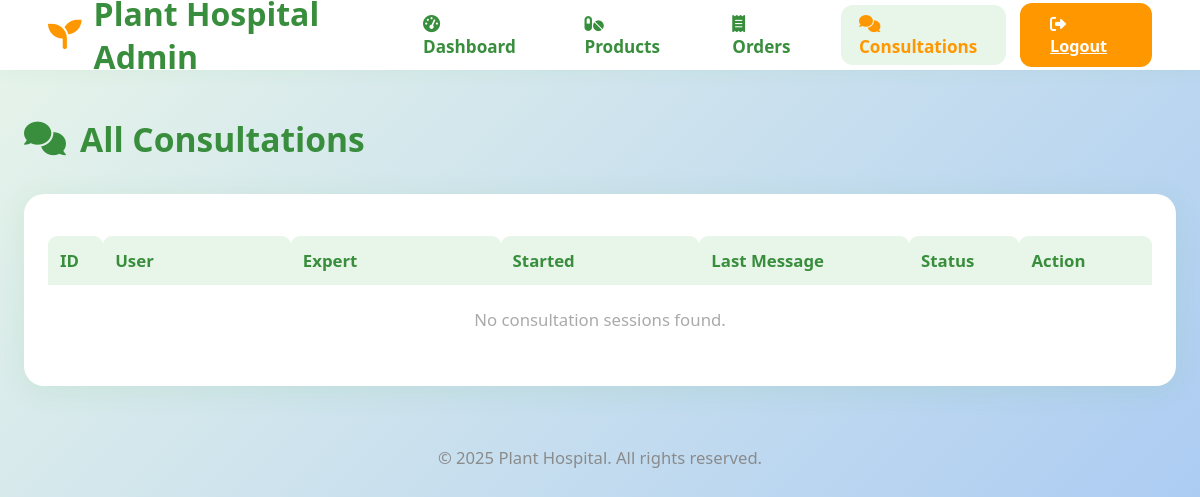
Page /admin/consultations (signed in) on the earlier database version.
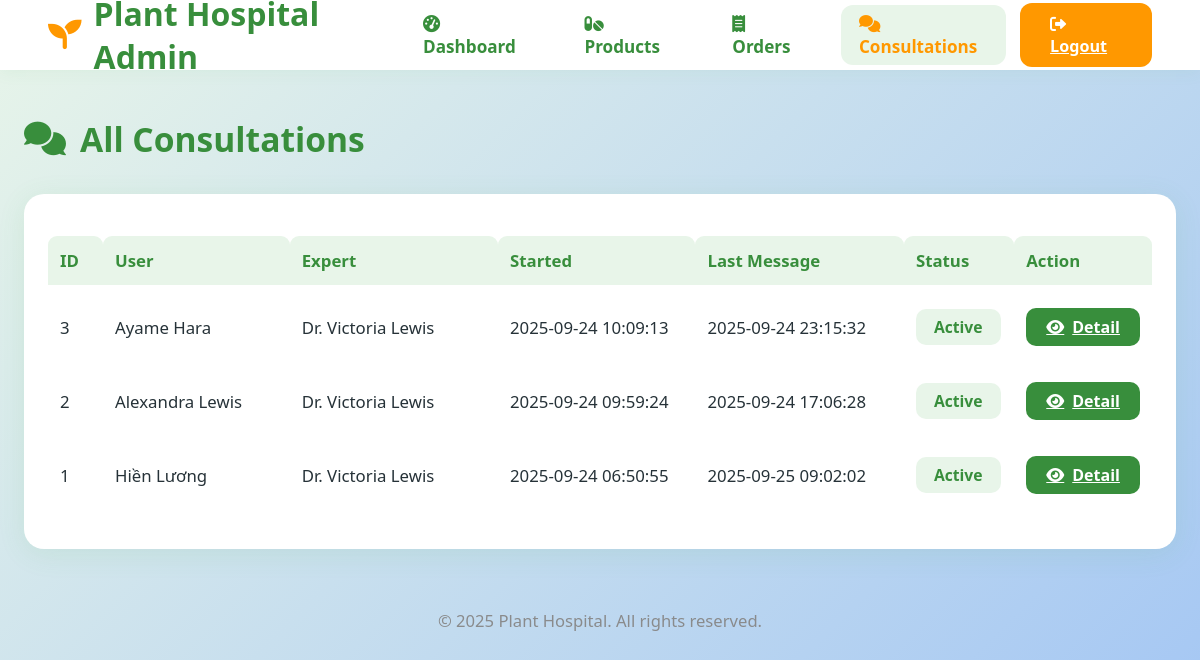
Same page on the later database version.
### tables this page shows
CREATE TABLE chat_session (
    id INTEGER PRIMARY KEY AUTOINCREMENT,
    user_id INTEGER NOT NULL,
    expert_id INTEGER NOT NULL,
    started_at TIMESTAMP DEFAULT CURRENT_TIMESTAMP,
    last_message_at TIMESTAMP DEFAULT CURRENT_TIMESTAMP,
    status TEXT DEFAULT 'active',
    FOREIGN KEY(user_id) REFERENCES user(id),
    FOREIGN KEY(expert_id) REFERENCES experts(id)
);

CREATE TABLE user (
  id INTEGER PRIMARY KEY AUTOINCREMENT,
  username TEXT UNIQUE NOT NULL,
  email TEXT UNIQUE NOT NULL,
  password TEXT NOT NULL,
  created_at TIMESTAMP NOT NULL DEFAULT CURRENT_TIMESTAMP
);

CREATE TABLE experts (
  id INTEGER PRIMARY KEY AUTOINCREMENT,
  name TEXT NOT NULL,
  email TEXT NOT NULL,
  password TEXT NOT NULL,  -- thêm dòng này!
  phone TEXT,
  specialties TEXT,
  bio TEXT,
  avatar TEXT,
  rating REAL DEFAULT 5.0,
  active BOOLEAN DEFAULT 1,
  created_at TIMESTAMP NOT NULL DEFAULT CURRENT_TIMESTAMP
);

### flaskr/admin.py (the view)
@bp.route('/consultations')
@admin_required
def consultations():
    db = get_db()
    sessions = db.execute('''
        SELECT chat_session.*, user.username as user_name, experts.name as expert_name
        FROM chat_session
        LEFT JOIN user ON chat_session.user_id = user.id
        LEFT JOIN experts ON chat_session.expert_id = experts.id
        ORDER BY chat_session.started_at DESC
    ''').fetchall()
    return render_template('admin/consultations.html', sessions=sessions)

### flaskr/admin.py (called while the page is built)
def admin_required(view):
    from functools import wraps
    def wrapped_view(**kwargs):
        if not session.get('user_id') == 1:
            return redirect(url_for('auth.login'))
        return view(**kwargs)
    return wraps(view)(wrapped_view)

### flaskr/auth.py (called while the page is built)
@bp.before_app_request
def load_logged_in_user():
    user_id = session.get('user_id')
    if user_id is None:
        g.user = None
    else:
        g.user = get_db().execute(
            'SELECT * FROM user WHERE id = ?', (user_id,)
        ).fetchone()

### flaskr/db.py (called while the page is built)
def get_db():
    if 'db' not in g:
        g.db = sqlite3.connect(
            current_app.config['DATABASE'],
            detect_types=sqlite3.PARSE_DECLTYPES
        )
        g.db.row_factory = sqlite3.Row
    return g.db

### flaskr/templates/admin/consultations.html (shortened to what this page needs)
<!DOCTYPE html>
<html lang="en">
  <head>
    <link
      rel="stylesheet"
      href="https://cdnjs.cloudflare.com/ajax/libs/font-awesome/6.0.0-beta3/css/all.min.css"
    />
  </head>
  <body>
    <header class="admin-header">
      <div class="logo">
        <i class="fas fa-seedling"></i> Plant Hospital Admin
      </div>
      <nav class="nav-menu">
        <a href="{{ url_for('admin.dashboard') }}"
          ><i class="fas fa-tachometer-alt"></i> Dashboard</a
        >
        <a href="{{ url_for('admin.products') }}"
          ><i class="fas fa-pills"></i> Products</a
        >
        <a href="{{ url_for('admin.orders') }}"
          ><i class="fas fa-receipt"></i> Orders</a
        >
        <a href="{{ url_for('admin.consultations') }}" class="active"
          ><i class="fas fa-comments"></i> Consultations</a
        >
      </nav>
      <a href="{{ url_for('auth.logout') }}" class="logout-btn"
        ><i class="fas fa-sign-out-alt"></i> Logout</a
      >
    </header>
    <main class="admin-main">
      <div class="page-title">
        <i class="fas fa-comments"></i> All Consultations
      </div>
      <div class="consult-table-card">
        <table>
          <tr>
            <th style="width: 5%">ID</th>
            <th style="width: 17%">User</th>
            <th style="width: 19%">Expert</th>
            <th style="width: 18%">Started</th>
            <th style="width: 19%">Last Message</th>
            <th style="width: 10%">Status</th>
            <th style="width: 13%">Action</th>
          </tr>
          {% for s in sessions %}
          <tr>
            <td>{{ s['id'] }}</td>
            <td>{{ s['user_name'] or s['user_id'] }}</td>
            <td>{{ s['expert_name'] or s['expert_id'] }}</td>
            <td>{{ s['started_at'] }}</td>
            <td>{{ s['last_message_at'] }}</td>
            <td>
              <span class="status-badge {{ s['status']|lower }}"
                >{{ s['status'].capitalize() }}</span
              >
            </td>
            <td>
              <a
                href="{{ url_for('admin.consultation_detail', session_id=s['id']) }}"
                class="btn-detail"
              >
                <i class="fas fa-eye"></i> Detail</a
              >
            </td>
          </tr>
          {% else %}
          <tr>
            <td colspan="7" style="text-align: center; color: #aaa">
              No consultation sessions found.
            </td>
          </tr>
          {% endfor %}
        </table>
      </div>
      <div class="footer">&copy; 2025 Plant Hospital. All rights reserved.</div>
    </main>
  </body>
</html>

Differences in the rows shown:
added chat_session: id "3", username "Ayame Hara", name "Dr. Victoria Lewis", started_at "2025-09-24 10:09:13", last_message_at "2025-09-24 23:15:32", status "Active"
added chat_session: id "2", username "Alexandra Lewis", name "Dr. Victoria Lewis", started_at "2025-09-24 09:59:24", last_message_at "2025-09-24 17:06:28", status "Active"
added chat_session: id "1", username "Hiền Lương", name "Dr. Victoria Lewis", started_at "2025-09-24 06:50:55", last_message_at "2025-09-25 09:02:02", status "Active"
Other differences:
text no longer shown: "No consultation sessions found."
